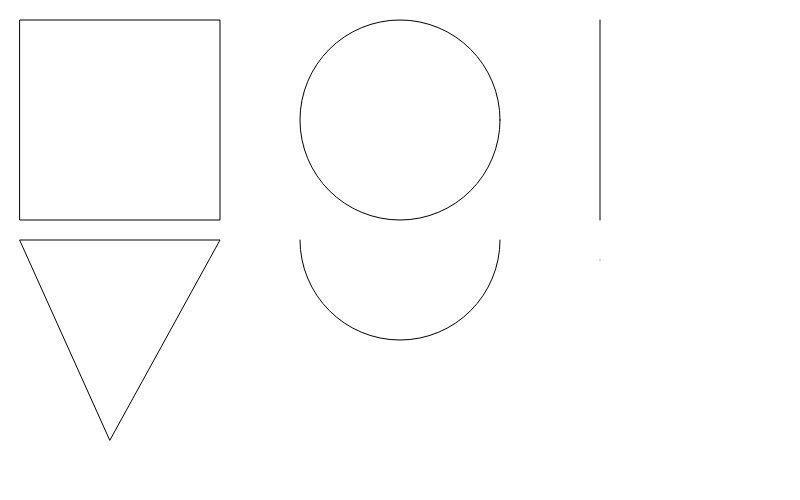
Frame 1 (no input)
Frame 60 (no input): identical to frame 1, image omitted
Frame 120 (the mouse pressed at the canvas centre since frame 60): identical to frame 1, image omitted

The p5.js sketch that drew this single still picture (run headless with seeded random() and noise() and a simulated clock; from frame 60 on, the mouse is pressed at the canvas centre):

// p5.js sketch
// ── sketch.js
function setup(){
  createCanvas(800,500);
}
function draw(){
  var shapeWidth = 200;
  var shapeHeight = 200;
  
  //clear background white
  //comment this line out with // to test
  //background color
  background(255);
  
  rect(20,20,shapeWidth,shapeHeight);
  ellipse(400,120,shapeWidth,shapeHeight);
  line(600,20,600, 20 + shapeHeight);
  triangle(20,240,
    20+shapeWidth,240,
    110,240 + shapeHeight);
  arc(400, 240, shapeWidth, shapeHeight, 0, PI);
  point(600, 260);
}
